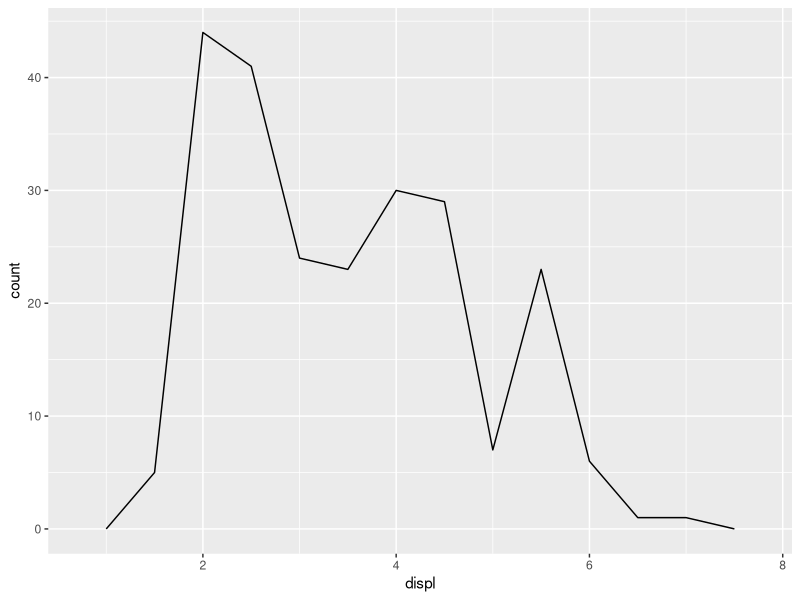
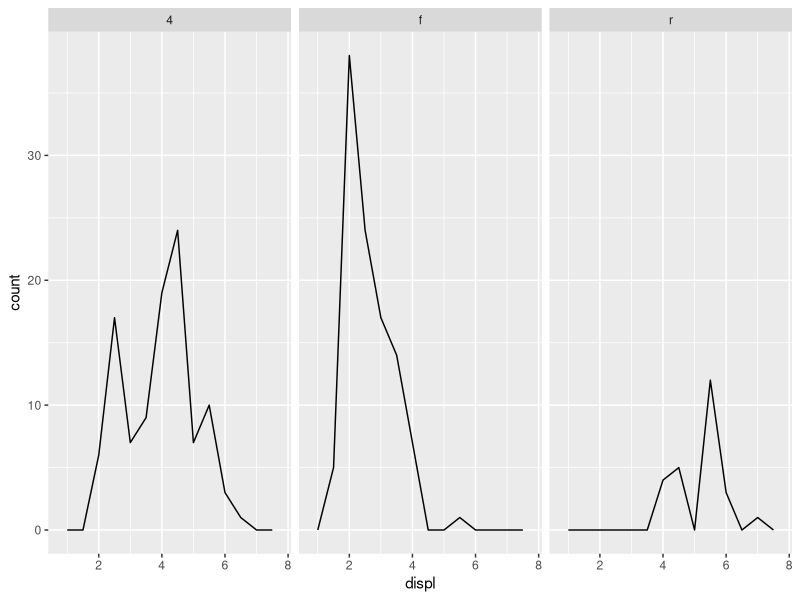
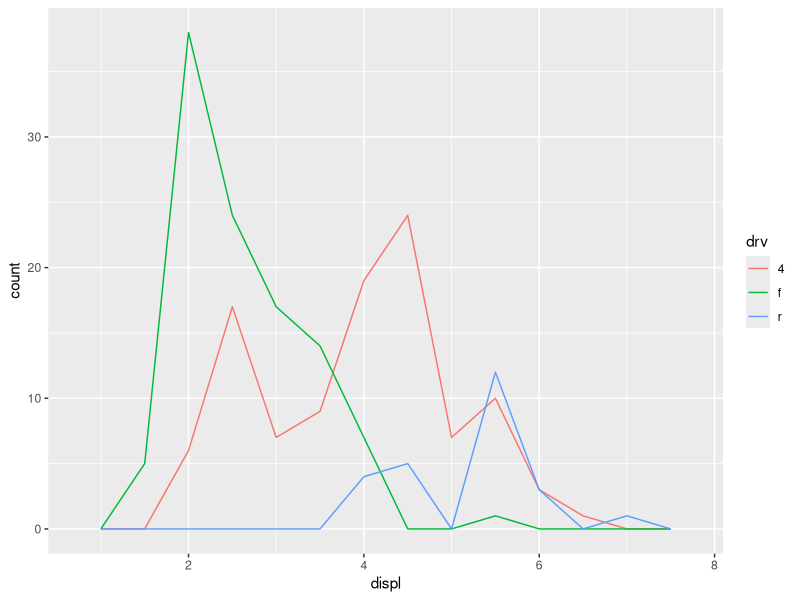
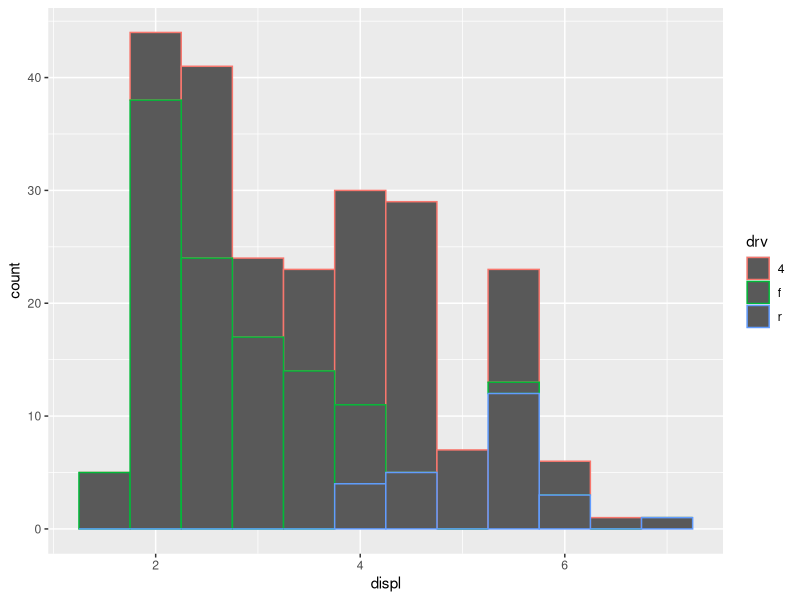
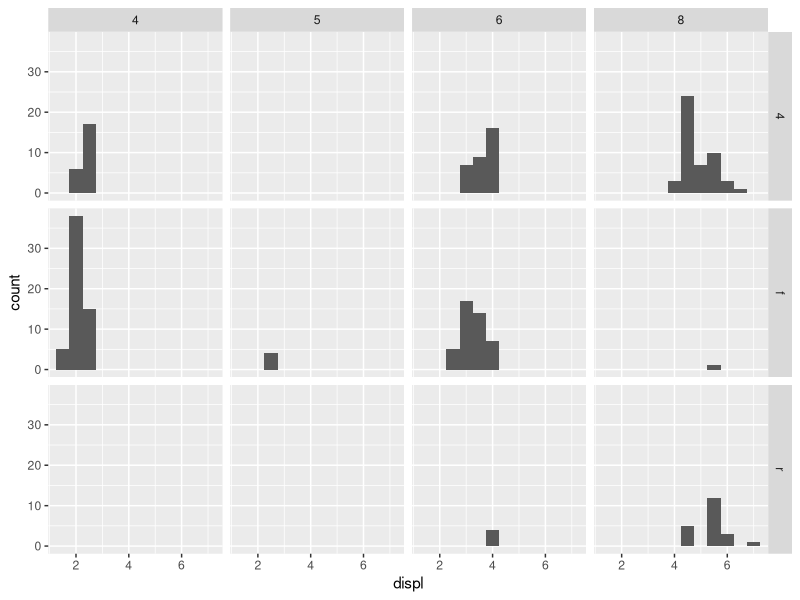
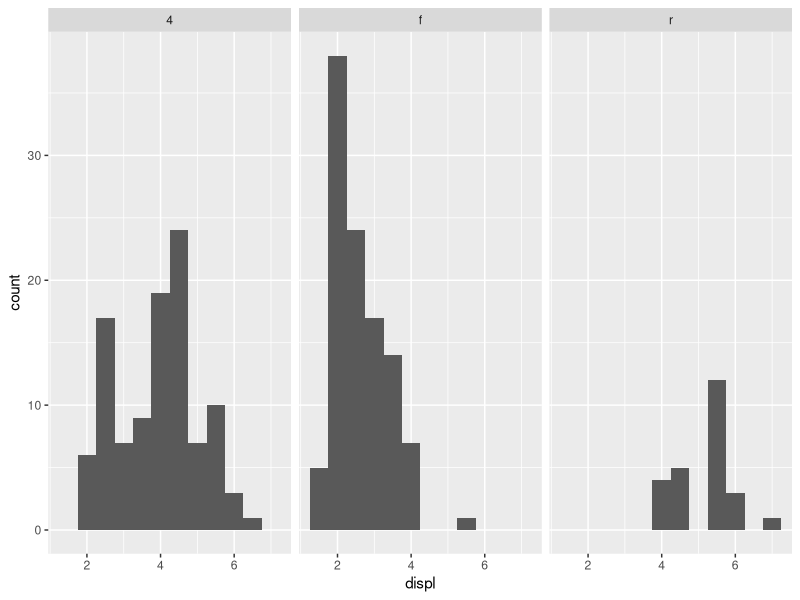
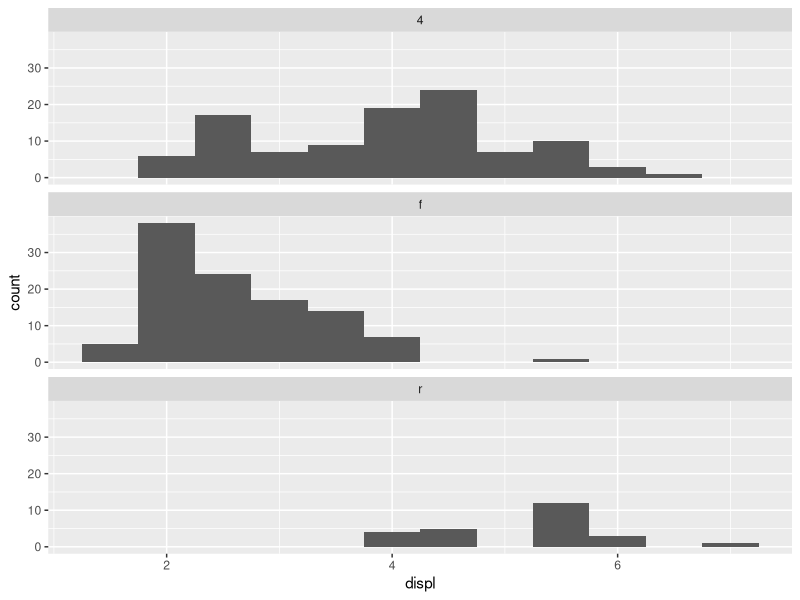
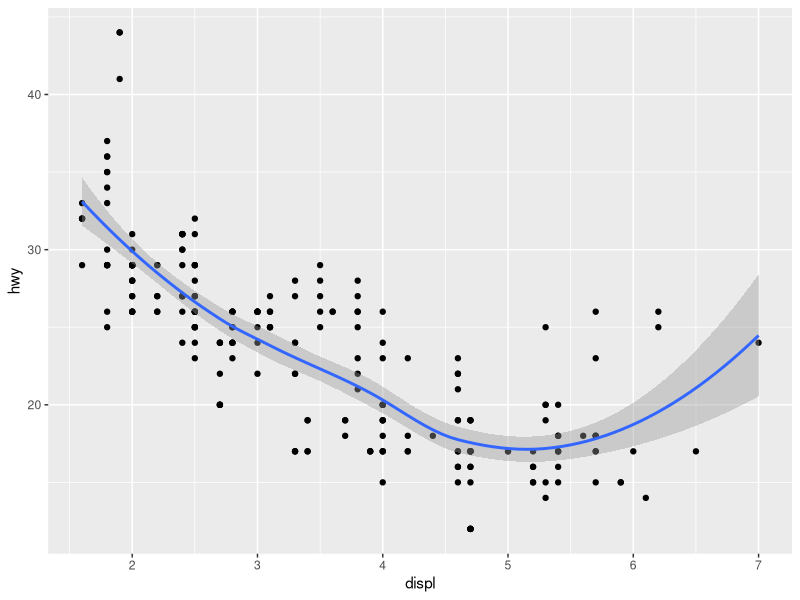

Write the R code that produced these figures, in order.
#lab5 
library(tidyverse)


ggplot(mpg, aes(displ)) + geom_freqpoly(binwidth=0.5)
ggplot(mpg, aes(displ)) + geom_freqpoly(binwidth=0.5) + facet_wrap(~drv)
ggplot(mpg, aes(displ, color=drv, shape =drv))+ geom_freqpoly(binwidth=0.5)
ggplot(mpg, aes(displ, color=drv, shape =drv))+ geom_histogram(binwidth=0.5)
# color 가장자리 선을 다르게 한다. 
ggplot(mpg, aes(displ)) + geom_histogram(binwidth = 0.5) + facet_grid(drv~cyl)
# facet_grid 앞(세로) ~ 뒤(가로)
# facet_wrap 
# 자료를 나눠서 그려준다. 유의할 점 : 자료가 너무 적어서 잘 안나타난다. 
ggplot(mpg, aes(displ)) + geom_histogram(binwidth=0.5) + facet_wrap(~drv)   #가로축을 drv 로 나눔
ggplot(mpg, aes(displ)) + geom_histogram(binwidth=0.5) + facet_wrap(~drv, ncol=1)  #

ggplot(mpg, aes(displ, hwy)) + geom_point() + geom_smooth()
#패턴을 알려주는 보조선을 그리고 싶다 geom_smooth
#오른쪽이 이상한 이유는 자료 수가 적기 때문이다. 한 자료가 너무 dominate
#쪼개서 fitting 시키는 것이 나을 수 있다.
#자료가 많은 쪽의 패턴을 보고, 자료가 적은 쪽은 믿으면 안된다. 
ggplot(mpg, aes(displ, hwy)) + geom_point() + geom_smooth(span=0.2)
#세세한 변화를 더 감지 
ggplot(mpg, aes(displ, hwy)) + geom_point() + geom_smooth(span=5)
ggplot(mpg, aes(displ, hwy)) + geom_point() + geom_smooth(method='lm')
#선형회귀식

#타임시리즈 
economics
